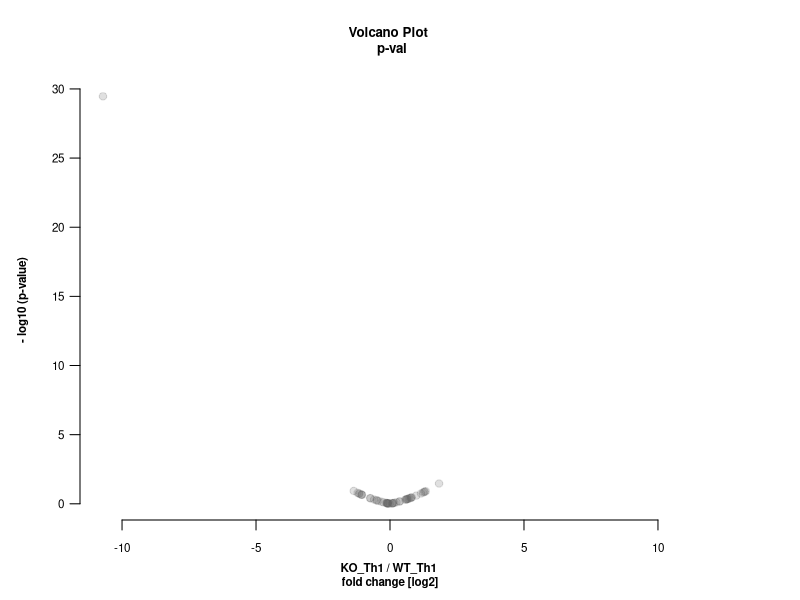

This chart was generated by the following R code:
## DE testing function using limma ###
DE_limma <- function(m,
                     groupname1 = groupname1,
                     groupname2 = groupname2,
                     groups,
                     trend_limma=FALSE,
                     batch=batch){
  
  # convert groups to a factor
  factor_groups <- factor(groups)
  
  # convert batch to a factor
  factor_batch <- factor(batch)
  
  # define contrast vector x
  x <- paste0(groupname2, "-", groupname1)
  
  ## test limma when no batch is specified
  if(is.null(batch)){
    design <- model.matrix(~0 +factor_groups)
    colnames(design) <- sub(colnames(design), pattern="factor_groups", replacement = "")
    fit <- lmFit(m, design)
    contrast_matrix <- makeContrasts(contrasts = x, levels=colnames(design))
    fit_contrasts <- contrasts.fit(fit, contrast_matrix)
    fit_contrasts <- eBayes(fit_contrasts)
    LIMMAresults <- topTable(fit_contrasts, number = Inf, sort.by = "none")
  }
  
  # test limma when batch is specified
  if(!is.null(batch)){
    design <- model.matrix(~0 +factor_groups)
    colnames(design) <- sub(colnames(design), pattern="factor_groups", replacement = "")
    dupcor <- duplicateCorrelation(m,design,block=factor_batch)
    fit <- lmFit(m, design, block= factor_batch, correlation = dupcor$consensus)
    contrast_matrix <- makeContrasts(contrasts = x, levels=colnames(design))
    fit_contrasts <- contrasts.fit(fit, contrast_matrix)
    fit_contrasts <- eBayes(fit_contrasts, trend = trend_limma, robust = TRUE)
    LIMMAresults <- topTable(fit_contrasts, number = Inf, sort.by = "none")
  }
  
  # exctract limma results (fc, p.val and adj.p.val) for plotting
  fc <- LIMMAresults$logFC
  fc[is.na(fc)] <- 0
  p_val <- LIMMAresults$P.Value
  p_val[is.na(p_val)] <- 1
  
  # plot volcano plot (p-value vs fc)
  par(mfrow=c(1,1))
  par(mar=c(4,4,4,5))
  par(mgp=c(2.5,0.8,0))
  par(xpd=TRUE)
  plot(x= fc, y= -log(p_val,base=10), pch=19, cex=1, xaxt="n", yaxt="n", xlab= paste0(groupname2, " / ", groupname1, " \nfold change [log2]" ), ylab = "- log10 (p-value)",main= "Volcano Plot \n p-val", cex.lab=0.7, cex.main= 0.8, font.lab=2, xlim=c(-max(abs(fc)),max(abs(fc))), bty="n", col=rgb(red=100, green=100, blue=100, alpha=50, maxColorValue = 255))
  axis(side=1, cex.axis=0.7)
  axis(side=2, cex.axis=0.7, las=2, mgp=c(2.5, 0.8, 0))
  
  
  # change colnames of results table to indicate specific comparison
  colnames(LIMMAresults) <- paste0(colnames(LIMMAresults), "__", x)
  
  # return LIMMAresults
  return(LIMMAresults)
}







## Build example dataframe
df = data.frame(WT_Th1.1 = rnorm(50),
                WT_Th1.2 = rnorm(50),
                WT_Th1.3 = rnorm(50),
                KO_Th1.1 = rnorm(50),
                KO_Th1.2 = rnorm(50),
                KO_Th1.3 = rnorm(50),
                WT_Th2.1 = rnorm(50),
                WT_Th2.2 = rnorm(50),
                WT_Th2.3 = rnorm(50),
                KO_Th2.1 = rnorm(50),
                KO_Th2.2 = rnorm(50),
                KO_Th2.3 = rnorm(50))

## Define groups
groups = c("WT_Th1", "WT_Th1", "WT_Th1",
           "KO_Th1", "KO_Th1", "KO_Th1",
           "WT_Th2", "WT_Th2", "WT_Th2",
           "KO_Th2", "KO_Th2", "KO_Th2")
           
## Convert quantitative dataframe to matrix
m_from_df<- as.matrix(df)


## Artificially create one highly significant datapoint
m_from_df[1,1] <- 10.1
m_from_df[1,2] <- 10.0
m_from_df[1,3] <- 10.2


## Apply function to m_from_df to test WT_Th1 vs KO_Th1. Set trend = FALSE, and no batch (not necessary anymore after batch-correction)
library(limma)
limma_res <- DE_limma(m = m_from_df,
                       groupname1 = "WT_Th1", groupname2 = "KO_Th1",
                       groups = groups,
                       trend_limma = FALSE,
                       batch = NULL)


## Add results to your input dataframe of interest via cbind()
df_merged <- cbind(df, limma_res)
